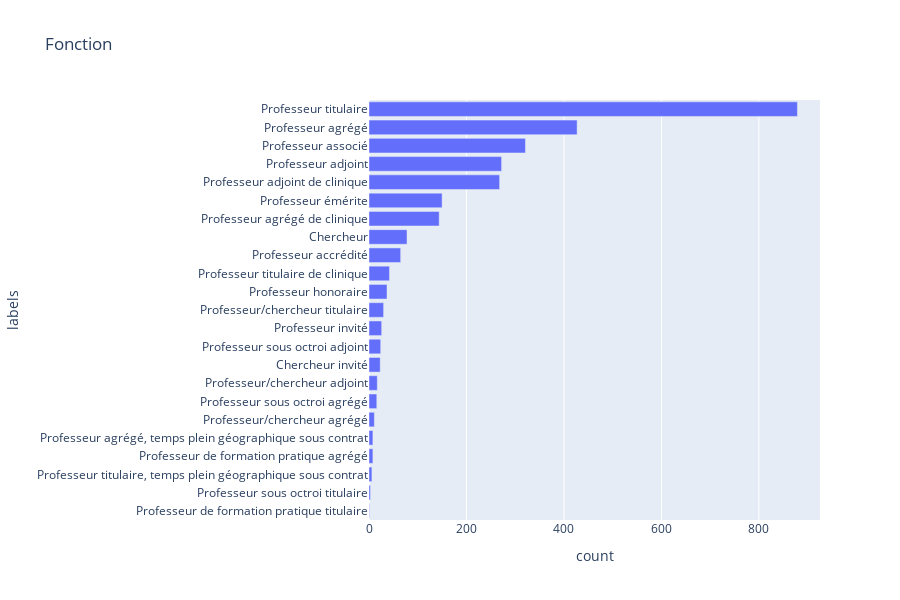

Notebook code for this chart:
### Code cell
fig = px.bar(
    fonction.sort_values(ascending=True, by='count'), 
    x="count", 
    y="labels", 
    orientation='h',
    title = 'Fonction',
    height=600)

fig.to_html('visualisations/fonctions.html')
fig.show()

### Figure 1 — Plotly figure (JSON) as saved in the notebook; plotly's stock layout.template omitted (floating-point values rounded to 4 significant figures)
{"data": [{"alignmentgroup": "True", "hovertemplate": "count=%{x}<br>labels=%{y}<extra></extra>", "legendgroup": "", "marker": {"color": "#636efa", "pattern": {"shape": ""}}, "name": "", "offsetgroup": "", "orientation": "h", "showlegend": false, "textposition": "auto", "type": "bar", "x": [1, 3, 6, 8, 8, 11, 16, 17, 23, 24, 26, 30, 37, 42, 65, 78, 144, 150, 268, 272, 321, 427, 879], "xaxis": "x", "y": ["Professeur de formation pratique titulaire", "Professeur sous octroi titulaire", "Professeur titulaire, temps plein géographique sous contrat", "Professeur de formation pratique agrégé", "Professeur agrégé, temps plein géographique sous contrat", "Professeur/chercheur agrégé", "Professeur sous octroi agrégé", "Professeur/chercheur adjoint", "Chercheur invité", "Professeur sous octroi adjoint", "Professeur invité", "Professeur/chercheur titulaire", "Professeur honoraire", "Professeur titulaire de clinique", "Professeur accrédité", "Chercheur", "Professeur agrégé de clinique", "Professeur émérite", "Professeur adjoint de clinique", "Professeur adjoint", "Professeur associé", "Professeur agrégé", "Professeur titulaire"], "yaxis": "y"}], "layout": {"barmode": "relative", "height": 600, "legend": {"tracegroupgap": 0}, "title": {"text": "Fonction"}, "xaxis": {"anchor": "y", "domain": [0, 1], "title": {"text": "count"}}, "yaxis": {"anchor": "x", "domain": [0, 1], "title": {"text": "labels"}}}}
